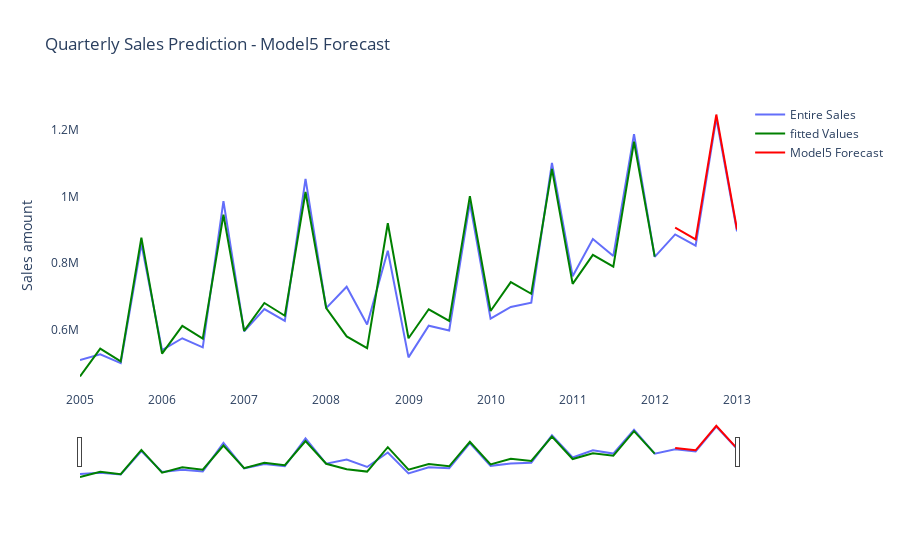

Write notebook code for a chart like this one.
### Code cell
# a. Create a graph of the entire series of sales and overlay the fitted values and the forecast on the testing set.

fig = go.Figure()

fig.add_trace(go.Scatter(
        x = df.index, 
        y = df['Sales'], # entire series of sales
        mode = 'lines',
        name = 'Entire Sales')
             )

fig.add_trace(go.Scatter(
                x = df.index, 
                y = df['M5'].loc[:'2012-01-01'], # fitted values
                mode = 'lines',
                name = 'fitted Values',
                marker_color = 'Green')
             )

fig.add_trace(go.Scatter(
               x = df.index[-4:], 
                y = df['M5'].loc['2012-04-01':], # forecast values
                mode = 'lines',
                name = 'Model5 Forecast',
                marker_color = 'red')
             )

fig.update_layout(title_text = 'Quarterly Sales Prediction - Model5 Forecast',
                  yaxis_title = 'Sales amount',
                  plot_bgcolor='rgba(0,0,0,0)')

fig.update_xaxes(rangeslider_visible = True)

fig.show()

### Figure 1 — Plotly figure (JSON) as saved in the notebook; plotly's stock layout.template omitted (floating-point values rounded to 4 significant figures)
{"data": [{"mode": "lines", "name": "Entire Sales", "type": "scatter", "x": ["2005-01-01T00:00:00", "2005-04-01T00:00:00", "2005-07-01T00:00:00", "2005-10-01T00:00:00", "2006-01-01T00:00:00", "2006-04-01T00:00:00", "2006-07-01T00:00:00", "2006-10-01T00:00:00", "2007-01-01T00:00:00", "2007-04-01T00:00:00", "2007-07-01T00:00:00", "2007-10-01T00:00:00", "2008-01-01T00:00:00", "2008-04-01T00:00:00", "2008-07-01T00:00:00", "2008-10-01T00:00:00", "2009-01-01T00:00:00", "2009-04-01T00:00:00", "2009-07-01T00:00:00", "2009-10-01T00:00:00", "2010-01-01T00:00:00", "2010-04-01T00:00:00", "2010-07-01T00:00:00", "2010-10-01T00:00:00", "2011-01-01T00:00:00", "2011-04-01T00:00:00", "2011-07-01T00:00:00", "2011-10-01T00:00:00", "2012-01-01T00:00:00", "2012-04-01T00:00:00", "2012-07-01T00:00:00", "2012-10-01T00:00:00", "2013-01-01T00:00:00"], "y": [509901, 526701, 500105, 858446, 539241, 574940, 547786, 986354, 595729, 662562, 627323, 1053157, 665480, 729634, 616152, 837593, 517615, 612493, 598212, 981384, 633586, 668760, 681729, 1101215, 761018, 872712, 821767, 1187440, 819170, 886569, 852741, 1235769, 895484]}, {"marker": {"color": "Green"}, "mode": "lines", "name": "fitted Values", "type": "scatter", "x": ["2005-01-01T00:00:00", "2005-04-01T00:00:00", "2005-07-01T00:00:00", "2005-10-01T00:00:00", "2006-01-01T00:00:00", "2006-04-01T00:00:00", "2006-07-01T00:00:00", "2006-10-01T00:00:00", "2007-01-01T00:00:00", "2007-04-01T00:00:00", "2007-07-01T00:00:00", "2007-10-01T00:00:00", "2008-01-01T00:00:00", "2008-04-01T00:00:00", "2008-07-01T00:00:00", "2008-10-01T00:00:00", "2009-01-01T00:00:00", "2009-04-01T00:00:00", "2009-07-01T00:00:00", "2009-10-01T00:00:00", "2010-01-01T00:00:00", "2010-04-01T00:00:00", "2010-07-01T00:00:00", "2010-10-01T00:00:00", "2011-01-01T00:00:00", "2011-04-01T00:00:00", "2011-07-01T00:00:00", "2011-10-01T00:00:00", "2012-01-01T00:00:00", "2012-04-01T00:00:00", "2012-07-01T00:00:00", "2012-10-01T00:00:00", "2013-01-01T00:00:00"], "y": [460300.0, 543900.0, 505600.0, 877000.0, 528800.0, 612300.0, 574100.0, 945400.0, 597300.0, 680800.0, 642500.0, 1014000.0, 665700.0, 580400.0, 545400.0, 920000.0, 575100.0, 661900.0, 626900.0, 1002000.0, 656600.0, 743500.0, 708500.0, 1083000.0, 738200.0, 825000.0, 790000.0, 1165000.0, 819700.0]}, {"marker": {"color": "red"}, "mode": "lines", "name": "Model5 Forecast", "type": "scatter", "x": ["2012-04-01T00:00:00", "2012-07-01T00:00:00", "2012-10-01T00:00:00", "2013-01-01T00:00:00"], "y": [906600.0, 871600.0, 1246000.0, 901300.0]}], "layout": {"plot_bgcolor": "rgba(0,0,0,0)", "title": {"text": "Quarterly Sales Prediction - Model5 Forecast"}, "xaxis": {"rangeslider": {"visible": true}}, "yaxis": {"title": {"text": "Sales amount"}}}}
